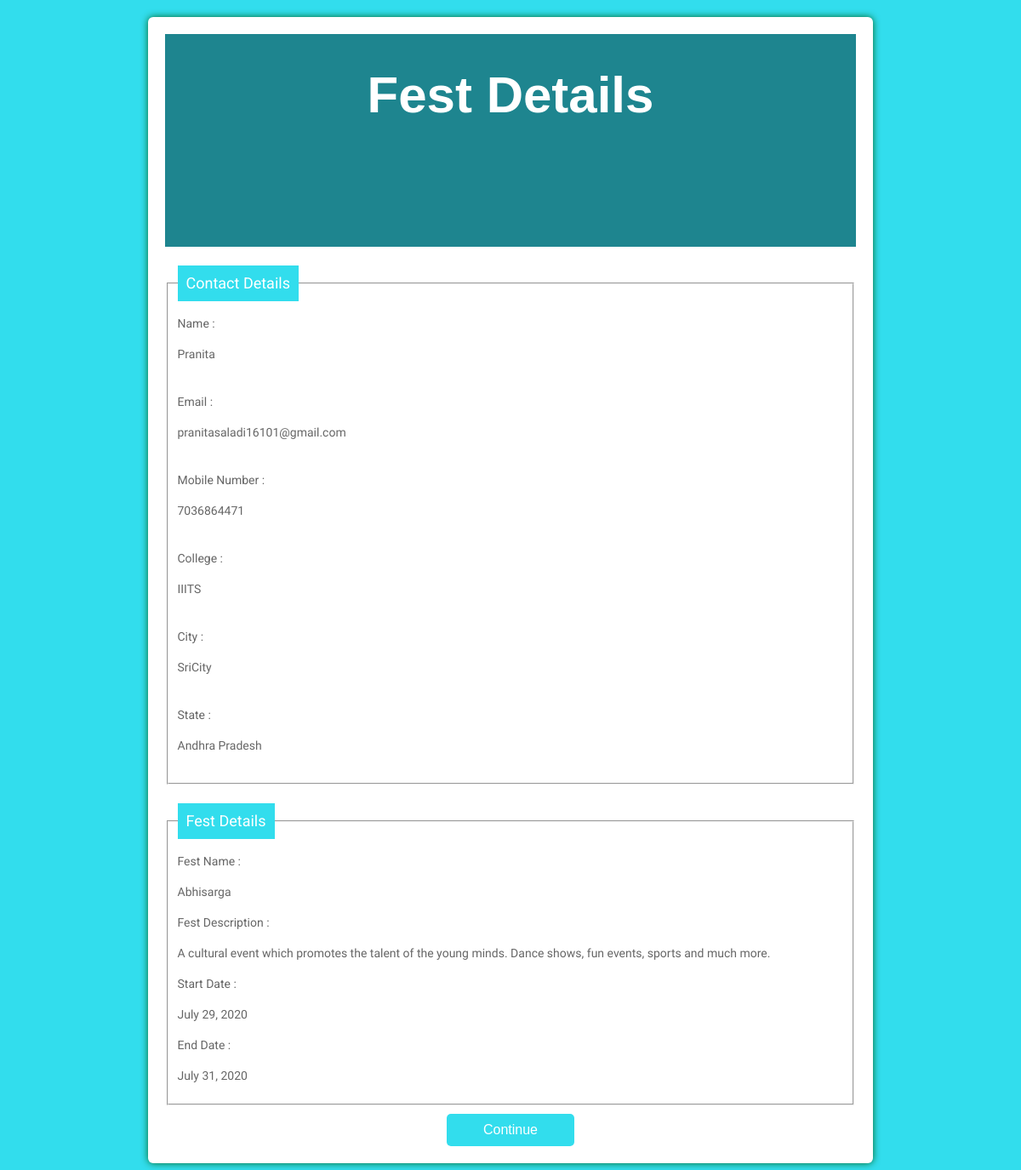
Page /my_app/information/cricket/iiits/ on the committed database.
### my_app/models.py (models this page shows, shortened)
class CollegeModel(models.Model):
    name=models.CharField(max_length = 200)
    email=models.EmailField(max_length = 150)
    number=models.IntegerField(help_text = "Enter 10 digit mobile number")
    festName=models.CharField(max_length = 200, unique=True)
    festDesc=models.CharField(max_length= 2000)
    college=models.CharField(max_length=200)
    city=models.CharField(max_length=200)
    state=models.CharField(max_length=200)
    esd=models.DateField(null=True)
    eed=models.DateField(null=True)
    created_by = models.ForeignKey(User, default=None, on_delete=models.CASCADE)

### my_app/views.py (the view)
# urls.py: url(r'information/(?P<game>\w+?)/(?P<venue>\w+?)/$',views.info,name="info"),
def info(request,game, venue):
    details = CollegeModel.objects.filter(college__iexact=venue.lower())
    if request.method == "POST":
        return HttpResponseRedirect("/my_app/{}/{}/".format(game,venue))
    return render(request, 'my_app/info.html', {"details" : details, "game" : game, "venue" : venue})

### my_app/templates/my_app/info.html (shortened to what this page needs)
<html lang="en" dir="ltr">
<head>
    {% load static %}
  <link rel="stylesheet" href="https://use.fontawesome.com/releases/v5.5.0/css/all.css">
</head>
<body>
  <div class="testbox">
  <form method="post">
    <div class="banner">
      <h1>Fest Details</h1>
    </div>
    <br/>
    {% for data in details %}
    <fieldset>
      <legend>Contact Details</legend>
      <div class="colums">
        <div class="item">
          <label for="name"> Name : </label>
          <p>{{ data.name}} </p>
        </div>
        <div class="item">
          <label for="address">Email : </label>
          <p>  {{ data.email }} </p>
        </div>
        <div class="item">
          <label for="phone">Mobile Number :</label>
         <p> {{ data.number }} </p>
        </div>
         <div class="item">
          <label for="college">College : </label>
         <p>{{ data.college }} </p>
        </div>
        <div class="item">
          <label for="city">City :</label>
          <p>{{ data.city }} </p>
        </div>
       <div class="item">
          <label for="state">State : </label>
          <p> {{ data.state }} </p>
        </div>
    </fieldset>
    <br/>
    <fieldset>
    <legend>Fest Details</legend>
    <div class="item">
    <label for="text">Fest Name : </label>
    <p> {{ data.festName }} </p>
    </div>
    <div class="item">
    <label for="text">Fest Description :</label>
    <p>  {{ data.festDesc }} </p>
    </div>
    <div class="item">
    <label for="Date">Start Date :</label>
    <p>  {{ data.esd }} </p>
    </div>
    <div class="item">
    <label for="Date">End Date :</label>
    <p>  {{ data.eed }} </p>
    </div>
    </fieldset>
    {% endfor %}
    <div class="btn-block">
    <button type="submit">Continue</button>
    </div>
  </form>
  </div>
</body>
  <head>
</html>

### my_app/templates/my_app/info.html (style rules this page uses)
html, body { min-height: 100%; background : #32dded; }
body, div, form, input, select, textarea, label { padding: 0; margin: 0; outline: none; font-family: Roboto, Arial, sans-serif; font-size: 14px; color: #666; line-height: 22px; }
h1 { position: absolute; margin:0; font-size: 60px; font-family: "Comic Sans MS", cursive, sans-serif; color: #fff; z-index: 2; line-height: 83px; top:30px; }
legend { padding: 10px; font-family: Roboto, Arial, sans-serif; font-size: 18px; color: #fff; background-color: #32dded; }
.testbox { display: flex; justify-content: center; align-items: center; height: inherit; padding: 20px; }
p { word-break: break-all; white-space: normal; }
form { width: 70%; padding: 20px; border-radius: 6px; background: #fff; box-shadow: 0 0 8px #006622; }
.banner { position: relative; height: 250px; color: #fff; background-color:#32dded; background-size: cover; display: flex; justify-content: center; align-items: center; text-align: center; }
.banner::after { content: ""; background-color: rgba(0, 0, 0, 0.4); position: absolute; width: 100%; height: 100%; }
.item { position: relative; margin: 10px 0; font-family: 'Aclonica'; }
.colums { display:flex; justify-content:space-between; flex-direction:column; flex-wrap:wrap; }
.colums div { width:48%; }
.btn-block { margin-top: 10px; text-align: center; }
button { width: 150px; padding: 10px; border: none; border-radius: 5px; background: #32dded; font-size: 16px; color: #fff; cursor: pointer; }

### rows in the picture
CollegeModel: name "Pranita", email "pranitasaladi16101@gmail.com", number "7036864471", college "IIITS", city "SriCity", state "Andhra Pradesh", festName "Abhisarga", festDesc "A cultural event which promotes the talent of the young minds. Dance shows, fun events, sports and much more.", esd "July 29, 2020", eed "July 31, 2020"
